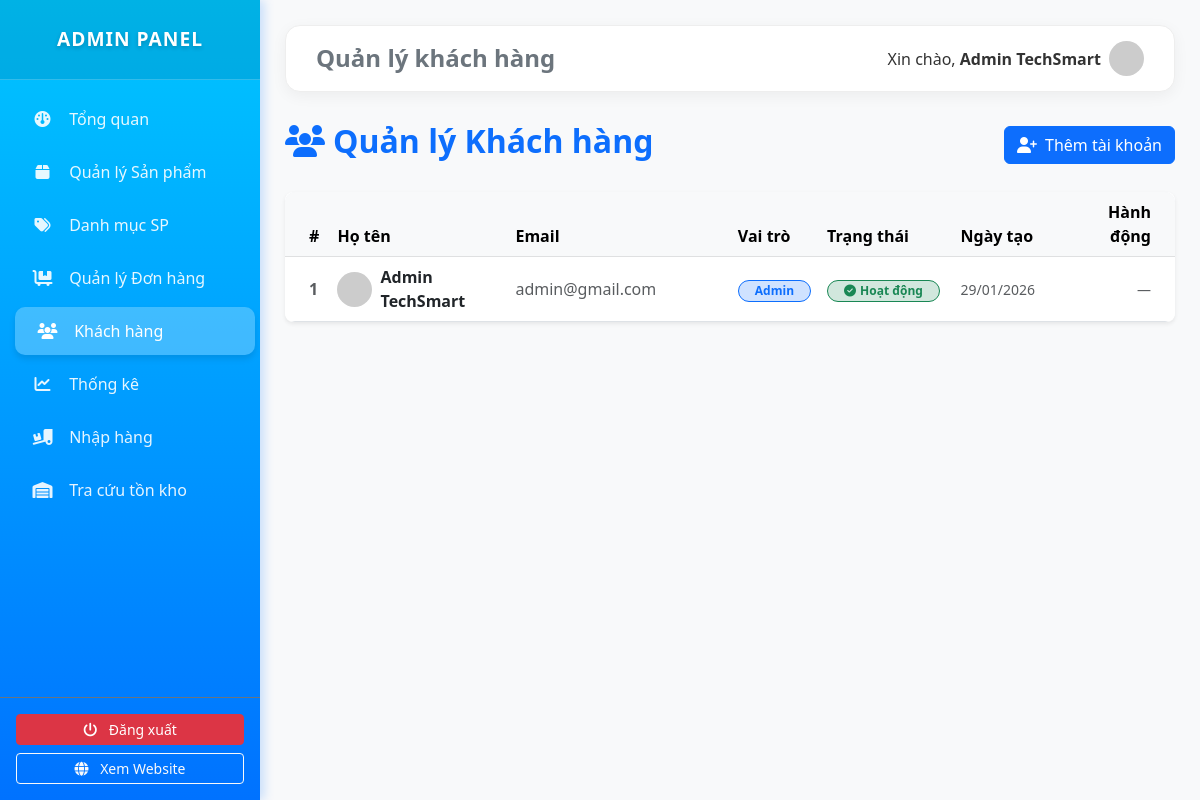
Before: /admin/users (signed in) with the older database file.
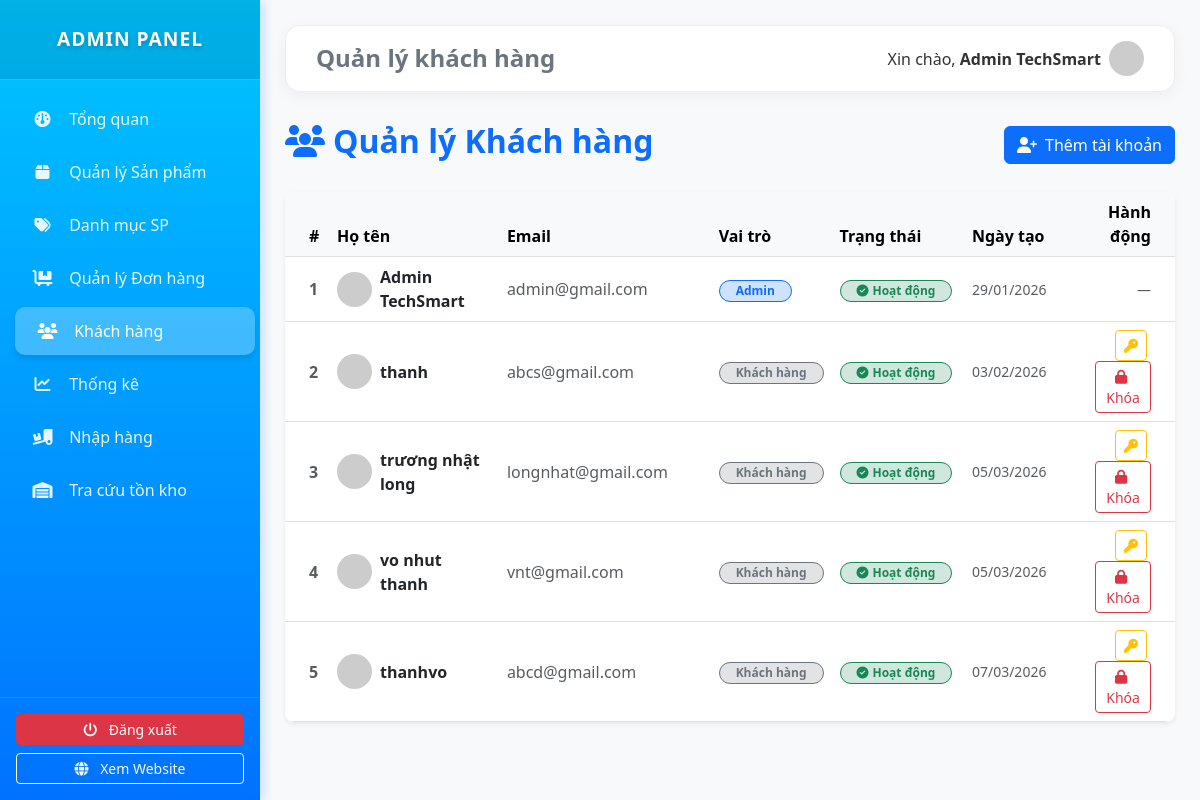
After: the same page with the newer database file.
### tables this page shows
CREATE TABLE `users` (
  `id` int(11) NOT NULL AUTO_INCREMENT,
  `fullname` varchar(100) DEFAULT NULL,
  `email` varchar(100) DEFAULT NULL,
  `phone` varchar(20) DEFAULT NULL,
  `address` varchar(255) DEFAULT NULL,
  `ward` varchar(100) DEFAULT NULL,
  `district` varchar(100) DEFAULT NULL,
  `password` varchar(255) DEFAULT NULL,
  `role` enum('customer','admin') DEFAULT 'customer',
  `is_locked` tinyint(1) DEFAULT 0,
  `created_at` timestamp NOT NULL DEFAULT current_timestamp(),
  `status` enum('active','locked') DEFAULT 'active',
  PRIMARY KEY (`id`),
  UNIQUE KEY `email` (`email`)
);

### app/controllers/AdminController.php (called while the page is built, shortened)
<?php
require_once dirname(__DIR__) . '/core/Controller.php';
class AdminController extends Controller
{
    public function users()
    {
        $model = $this->model('UserModel');
        $users = $model->getAllUsers();
        $this->view('admin/dashboard', [
            'view' => 'admin/users',
            'active' => 'users',
            'users' => $users
        ]);
    }
}
?>

### app/core/App.php (called while the page is built, shortened)
<?php
class App {
    protected $method = 'index';
    public function __construct() {
        $url = $this->parseUrl();
        if(file_exists('../app/controllers/' . ucfirst($url[0] ?? '') . 'Controller.php')) {
            unset($url[0]);
        }
        $this->controller = new $this->controller;
        if(isset($url[1])) {
            if(method_exists($this->controller, $url[1])) {
                $this->method = $url[1];
                unset($url[1]);
            }
        }
        $this->params = $url ? array_values($url) : [];
        call_user_func_array([$this->controller, $this->method], $this->params);
    }
    public function parseUrl() {
        if(isset($_GET['url'])) {
            return explode('/', filter_var(rtrim($_GET['url'], '/'), FILTER_SANITIZE_URL));
        }
        return [];
    }
}
?>

### public/index.php (called while the page is built, shortened)
<?php
require_once ROOT . '/app/core/Database.php';
require_once ROOT . '/app/core/Controller.php';
require_once ROOT . '/app/core/App.php';
$app = new App();
?>

### app/core/Database.php (called while the page is built, shortened)
<?php
class Database {
    public function __construct() {
        try {
            $this->conn = new PDO("mysql:host=".DB_HOST.";dbname=".DB_NAME, DB_USER, DB_PASS);
        } catch(PDOException $e) {
            die("Connection failed: " . $e->getMessage());
        }
    }
}
?>

### app/models/UserModel.php (called while the page is built, shortened)
<?php
require_once dirname(__DIR__) . '/core/Database.php';
class UserModel extends Database {
    public function getAllUsers() {
        $stmt = $this->conn->prepare("SELECT id, fullname, email, role, status, created_at FROM users ORDER BY id ASC");
        $stmt->execute();
        return $stmt->fetchAll(PDO::FETCH_ASSOC);
    }
}
?>

### app/views/admin/users.php (the view, shortened to what the changed rows need)
<div class="d-flex justify-content-between align-items-center mb-4">
    <h2 class="fw-bold text-primary"><i class="fa-solid fa-users me-2"></i>Quản lý Khách hàng</h2>
</div>
<div class="card shadow-sm border-0 rounded-3">
    <div class="card-body p-0">
        <div class="table-responsive">
            <table class="table table-hover align-middle mb-0">
                <thead class="table-light text-secondary">
                    <tr>
                        <th class="ps-4" width="5%">#</th>
                        <th width="20%">Họ tên</th>
                        <th width="25%">Email</th>
                        <th width="10%">Vai trò</th>
                        <th width="15%">Trạng thái</th>
                        <th width="15%">Ngày tạo</th>
                        <th class="text-end pe-4" width="10%">Hành động</th>
                    </tr>
                </thead>
                <tbody>
                    <?php if (!empty($data['users'])): ?>
                        <?php foreach ($data['users'] as $user): ?>
                            <tr>
                                <td class="ps-4 fw-bold text-muted"><?= $user['id'] ?></td>
                                <td>
                                    <div class="d-flex align-items-center">
                                        <img src="https://ui-avatars.com/api/?name=<?= urlencode($user['fullname'] ?? 'U') ?>&background=random&color=fff"
                                             class="rounded-circle me-2" width="35" height="35">
                                        <span class="fw-bold"><?= htmlspecialchars($user['fullname'] ?? 'N/A') ?></span>
                                    </div>
                                </td>
                                <td class="text-muted"><?= htmlspecialchars($user['email']) ?></td>
                                <td>
                                    <?php if ($user['role'] == 'admin'): ?>
                                        <span class="badge bg-primary-subtle text-primary border border-primary px-3 rounded-pill">Admin</span>
                                    <?php else: ?>
                                        <span class="badge bg-secondary-subtle text-secondary border border-secondary px-3 rounded-pill">Khách hàng</span>
                                    <?php endif; ?>
                                </td>
                                <td>
                                    <?php
                                    $status = $user['status'] ?? 'active';
                                    if ($status == 'active'): ?>
                                        <span class="badge bg-success-subtle text-success border border-success px-3 rounded-pill">
                                            <i class="fa-solid fa-check-circle me-1"></i>Hoạt động
                                        </span>
                                    <?php else: ?>
                                        <span class="badge bg-danger-subtle text-danger border border-danger px-3 rounded-pill">
                                            <i class="fa-solid fa-lock me-1"></i>Đã khóa
                                        </span>
                                    <?php endif; ?>
                                </td>
                                <td class="text-muted small">
                                    <?= isset($user['created_at']) ? date('d/m/Y', strtotime($user['created_at'])) : 'N/A' ?>
                                </td>
                                <td class="text-end pe-4">
                                    <?php if ($user['role'] != 'admin'): ?>
                                        <a href="<?= BASE_URL ?>admin/resetPassword/<?= $user['id'] ?>"
                                           class="btn btn-sm btn-outline-warning me-1"
                                           onclick="return confirm('Reset mật khẩu của <?= htmlspecialchars($user['fullname']) ?> về 123456?')"
                                           title="Reset mật khẩu">
                                            <i class="fa-solid fa-key"></i>
                                        </a>
                                        <?php if (($user['status'] ?? 'active') == 'active'): ?>
                                            <a href="<?= BASE_URL ?>admin/lockUser/<?= $user['id'] ?>"
                                               class="btn btn-sm btn-outline-danger"
                                               onclick="return confirm('Bạn có chắc muốn KHÓA tài khoản <?= htmlspecialchars($user['fullname']) ?>?')">
                                                <i class="fa-solid fa-lock me-1"></i>Khóa
                                            </a>
                                        <?php endif; ?>
                                    <?php else: ?>
                                        <span class="text-muted small">—</span>
                                    <?php endif; ?>
                                </td>
                            </tr>
                        <?php endforeach; ?>
                    <?php endif; ?>
                </tbody>
            </table>
        </div>
    </div>
</div>

Changed rows visible on the page:
added users: id "2", fullname "thanh", email "abcs@gmail.com", role "Khách hàng", status "active" (drawn), created_at "03/02/2026"
added users: id "3", fullname "trương nhật long", email "longnhat@gmail.com", role "Khách hàng", status "active" (drawn), created_at "05/03/2026"
added users: id "4", fullname "vo nhut thanh", email "vnt@gmail.com", role "Khách hàng", status "active" (drawn), created_at "05/03/2026"
added users: id "5", fullname "thanhvo", email "abcd@gmail.com", role "Khách hàng", status "active" (drawn), created_at "07/03/2026"
